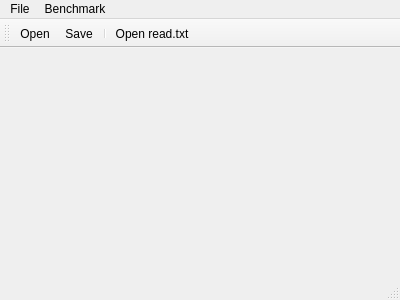
<?xml version="1.0" encoding="UTF-8"?>
<ui version="4.0">
 <class>MainWindow</class>
 <widget class="QMainWindow" name="MainWindow">
  <property name="geometry">
   <rect>
    <x>0</x>
    <y>0</y>
    <width>400</width>
    <height>300</height>
   </rect>
  </property>
  <property name="windowTitle">
   <string>MainWindow</string>
  </property>
  <widget class="QWidget" name="centralWidget"/>
  <widget class="QMenuBar" name="menuBar">
   <property name="geometry">
    <rect>
     <x>0</x>
     <y>0</y>
     <width>400</width>
     <height>23</height>
    </rect>
   </property>
   <widget class="QMenu" name="menuOpen">
    <property name="title">
     <string>File</string>
    </property>
    <addaction name="actionOpen"/>
    <addaction name="actionSave"/>
   </widget>
   <widget class="QMenu" name="menuBenchmark">
    <property name="title">
     <string>Benchmark</string>
    </property>
    <addaction name="actionOpen_read_txt"/>
   </widget>
   <addaction name="menuOpen"/>
   <addaction name="menuBenchmark"/>
  </widget>
  <widget class="QToolBar" name="mainToolBar">
   <attribute name="toolBarArea">
    <enum>TopToolBarArea</enum>
   </attribute>
   <attribute name="toolBarBreak">
    <bool>false</bool>
   </attribute>
   <addaction name="actionOpen"/>
   <addaction name="actionSave"/>
   <addaction name="separator"/>
   <addaction name="actionOpen_read_txt"/>
  </widget>
  <widget class="QStatusBar" name="statusBar"/>
  <action name="actionOpen">
   <property name="icon">
    <iconset resource="main.qrc">
     <normaloff>:/icon/res/open.png</normaloff>:/icon/res/open.png</iconset>
   </property>
   <property name="text">
    <string>Open</string>
   </property>
  </action>
  <action name="actionSave">
   <property name="icon">
    <iconset resource="main.qrc">
     <normaloff>:/icon/res/save.png</normaloff>:/icon/res/save.png</iconset>
   </property>
   <property name="text">
    <string>Save</string>
   </property>
  </action>
  <action name="actionOpen_read_txt">
   <property name="icon">
    <iconset resource="main.qrc">
     <normaloff>:/icon/res/txt.png</normaloff>:/icon/res/txt.png</iconset>
   </property>
   <property name="text">
    <string>Open read.txt</string>
   </property>
  </action>
 </widget>
 <layoutdefault spacing="6" margin="11"/>
 <resources>
  <include location="main.qrc"/>
 </resources>
 <connections>
  <connection>
   <sender>actionOpen</sender>
   <signal>triggered()</signal>
   <receiver>MainWindow</receiver>
   <slot>onActionOpenTriggered()</slot>
   <hints>
    <hint type="sourcelabel">
     <x>63</x>
     <y>68</y>
    </hint>
    <hint type="destinationlabel">
     <x>199</x>
     <y>149</y>
    </hint>
   </hints>
  </connection>
  <connection>
   <sender>actionSave</sender>
   <signal>triggered()</signal>
   <receiver>MainWindow</receiver>
   <slot>onActionSaveTriggered()</slot>
   <hints>
    <hint type="sourcelabel">
     <x>-1</x>
     <y>-1</y>
    </hint>
    <hint type="destinationlabel">
     <x>199</x>
     <y>149</y>
    </hint>
   </hints>
  </connection>
  <connection>
   <sender>actionOpen_read_txt</sender>
   <signal>triggered()</signal>
   <receiver>MainWindow</receiver>
   <slot>onActionOpenReadTxtTriggered()</slot>
   <hints>
    <hint type="sourcelabel">
     <x>-1</x>
     <y>-1</y>
    </hint>
    <hint type="destinationlabel">
     <x>199</x>
     <y>149</y>
    </hint>
   </hints>
  </connection>
 </connections>
 <slots>
  <slot>onActionOpenTriggered()</slot>
  <slot>onActionSaveTriggered()</slot>
  <slot>onActionOpenReadTxtTriggered()</slot>
 </slots>
</ui>
